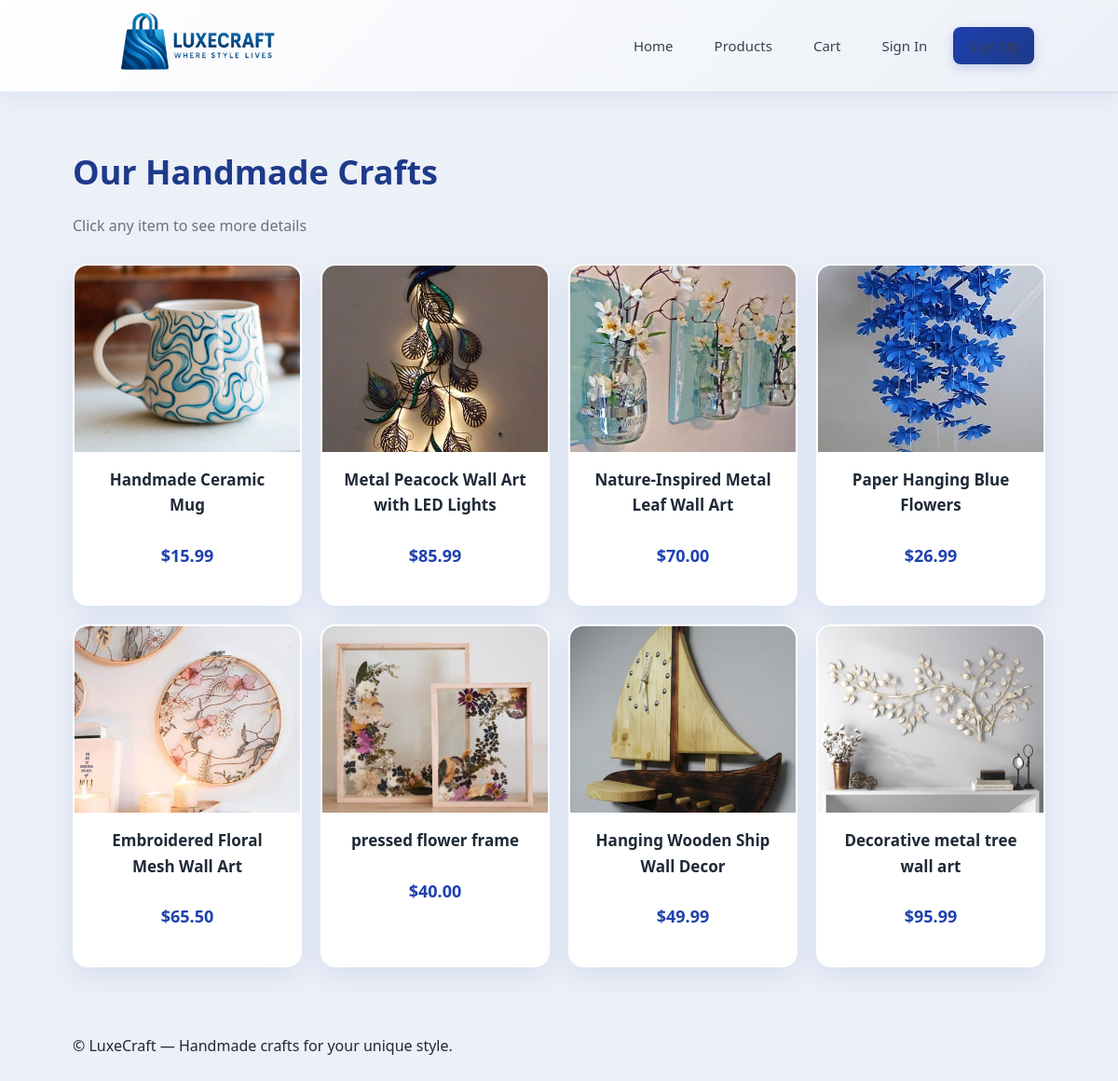
Screenshot of /products/ with the database file from the repository.
### shop/models.py (models this page shows, shortened)
class Product(models.Model):
    name = models.CharField(max_length=200)
    description = models.TextField()
    price = models.DecimalField(max_digits=8, decimal_places=2)
    image = models.ImageField(upload_to='products/', blank=True, null=True)

### shop/views.py (the view)
# urls.py: path('products/', views.products, name='products'),
def products(request):
    all_products = Product.objects.all()
    return render(request, 'shop/products.html', {'products': all_products})

### shop/templates/shop/products.html (shortened to what this page needs)
{% extends 'shop/base.html' %}
{% block content %}
<section class="page-header">
  <h1>Our Handmade Crafts</h1>
  <p class="muted">Click any item to see more details</p>
</section>
<section class="product-grid">
  {% for product in products %}
    <article class="card">
      <a href="{% url 'product_detail' product.id %}" class="card-link">
        <div class="card-media">
          {% if product.image %}
            <img src="{{ product.image.url }}" alt="{{ product.name }}">
          {% else %}
            <div class="placeholder">No image</div>
          {% endif %}
        </div>
        <div class="card-body">
          <h3 class="card-title">{{ product.name }}</h3>
          <p class="card-price">${{ product.price }}</p>
        </div>
      </a>
    </article>
  {% empty %}
    <p>No handmade crafts available at the moment.</p>
  {% endfor %}
</section>
{% endblock %}

### shop/templates/shop/base.html (shortened to what this page needs)
<!DOCTYPE html>
<html lang="en">
<head>
  {% load static %}
  <link rel="stylesheet" href="{% static 'shop/css/styles.css' %}">
</head>
<body>
<header class="site-header">
  <div class="header-inner">
    <a class="brand" href="{% url 'home' %}">
      <img src="{% static 'shop/images/logo.png' %}" alt="LuxeCraft Logo" class="logo">
    </a>
    <nav class="main-nav">
      <a href="{% url 'home' %}">Home</a>
      <a href="{% url 'products' %}">Products</a>
      <a href="{% url 'cart' %}">Cart</a>
      {% if user.is_authenticated %}
        <span class="user-pill">Hello, {{ user.username }}</span>
        <form method="post" action="{% url 'logout' %}" style="display:inline;">
          {% csrf_token %}
          <button type="submit" class="logout-btn">Logout</button>
        </form>
      {% else %}
        <a href="{% url 'login' %}" class="login-link">Sign In</a>
        <a href="{% url 'signup' %}" class="signup-link">Sign Up</a>
      {% endif %}
    </nav>
  </div>
</header>
<main class="container">
  {% block content %}{% endblock %}
</main>
<footer class="site-footer">
  <div class="container">
    <p>© {{ now|date:"Y" }} LuxeCraft — Handmade crafts for your unique style.</p>
  </div>
</footer>
</body>
</html>

### shop/static/shop/css/styles.css (style rules this page uses)
:root { --accent: #1E40AF; --accent-dark: #1E3A8A; --accent-light: #3B82F6; --muted: #6b7280; --bg: #ecf0f7; --card: #ffffff; --radius: 16px; --shadow: 0 10px 30px rgba(30, 64, 175, 0.1); --shadow-hover: 0 20px 50px rgba(30, 64, 175, 0.15); --container: 1100px; --gap: 20px; }
* { box-sizing: border-box; }
html, body { height: 100%; }
body { margin: 0; font-family: 'Segoe UI', Roboto, 'Helvetica Neue', Arial, sans-serif; background: var(--bg); color: #1f2937; -webkit-font-smoothing: antialiased; -moz-osx-font-smoothing: grayscale; line-height: 1.6; }
.container { max-width: var(--container); margin: 0 auto; padding: 28px; }
.site-header { background: linear-gradient(135deg, #ffffff 0%, #ecf0f7 100%); border-bottom: 2px solid rgba(30, 64, 175, 0.1); position: sticky; top: 0; z-index: 40; height: 100px; overflow: visible; box-shadow: 0 4px 20px rgba(30, 64, 175, 0.08); backdrop-filter: blur(10px); }
.header-inner { display: flex; align-items: center; justify-content: space-between; gap: 40px; height: 100%; padding: 12px 40px; max-width: var(--container); margin: 0 auto; width: 100%; }
.logo { position: absolute; left: 0; top: 50%; transform: translateY(-50%); height: 155px; width: auto; object-fit: contain; transition: transform 0.28s ease; }
.brand { display: block; position: relative; width: 160px; text-decoration: none; flex-shrink: 0; }
.main-nav { display: flex; align-items: center; gap: 12px; margin-left: auto; }
.main-nav a { color: #374151; text-decoration: none; font-weight: 500; padding: 8px 16px; border-radius: 8px; transition: all 0.3s ease; font-size: 15px; position: relative; }
.main-nav a::after { content: ''; position: absolute; bottom: 0; left: 50%; width: 0; height: 2px; background: var(--accent); transition: all 0.3s ease; transform: translateX(-50%); }
.login-link { color: var(--accent); font-weight: 600; padding: 8px 16px; border-radius: 8px; transition: all 0.3s ease; text-decoration: none; }
.signup-link { background: linear-gradient(135deg, var(--accent) 0%, var(--accent-dark) 100%); color: #ffffff; font-weight: 600; padding: 8px 18px; border-radius: 8px; transition: all 0.3s ease; text-decoration: none; box-shadow: 0 4px 12px rgba(30, 64, 175, 0.2); }
.signup-link, .signup-link:visited, .signup-link:active { color: #ffffff; }
.page-header { margin: 28px 0 18px 0; }
.page-header h1 { margin: 0; color: var(--accent-dark); font-size: 36px; font-weight: 700; }
.muted { color: var(--muted); }
.product-grid { display: grid; grid-template-columns: repeat(auto-fill, minmax(240px, 1fr)); gap: var(--gap); margin-top: 28px; }
.card { background: var(--card); border-radius: var(--radius); overflow: hidden; box-shadow: var(--shadow); transition: transform 0.25s ease, box-shadow 0.25s ease, border-color 0.25s ease; display: flex; flex-direction: column; border: 2px solid transparent; }
.card-link { color: inherit; text-decoration: none; display: block; height: 100%; }
.card-media { height: 200px; width: 100%; overflow: hidden; display: flex; align-items: center; justify-content: center; background: linear-gradient(135deg, #DBEAFE 0%, #EFF6FF 100%); position: relative; }
.card-media img { width: 100%; height: 100%; object-fit: cover; display: block; transition: transform 0.3s ease; }
.card-body { padding: 16px 18px 20px 18px; text-align: center; flex-grow: 1; display: flex; flex-direction: column; justify-content: space-between; }
.card-title { margin: 0 0 8px 0; font-size: 17px; font-weight: 600; color: #1f2937; }
.card-price { color: var(--accent); font-weight: 700; font-size: 18px; }

### rows the page displays
Product: image (picture), name "Handmade Ceramic Mug", price "15.99"
Product: image (picture), name "Metal Peacock Wall Art with LED Lights", price "85.99"
Product: image (picture), name "Nature-Inspired Metal Leaf Wall Art", price "70.00"
Product: image (placeholder picture), name "Paper Hanging Blue Flowers", price "26.99"
Product: image (picture), name "Embroidered Floral Mesh Wall Art", price "65.50"
Product: image (picture), name "pressed flower frame", price "40.00"
Product: image (picture), name "Hanging Wooden Ship Wall Decor", price "49.99"
Product: image (picture), name "Decorative metal tree wall art", price "95.99"
